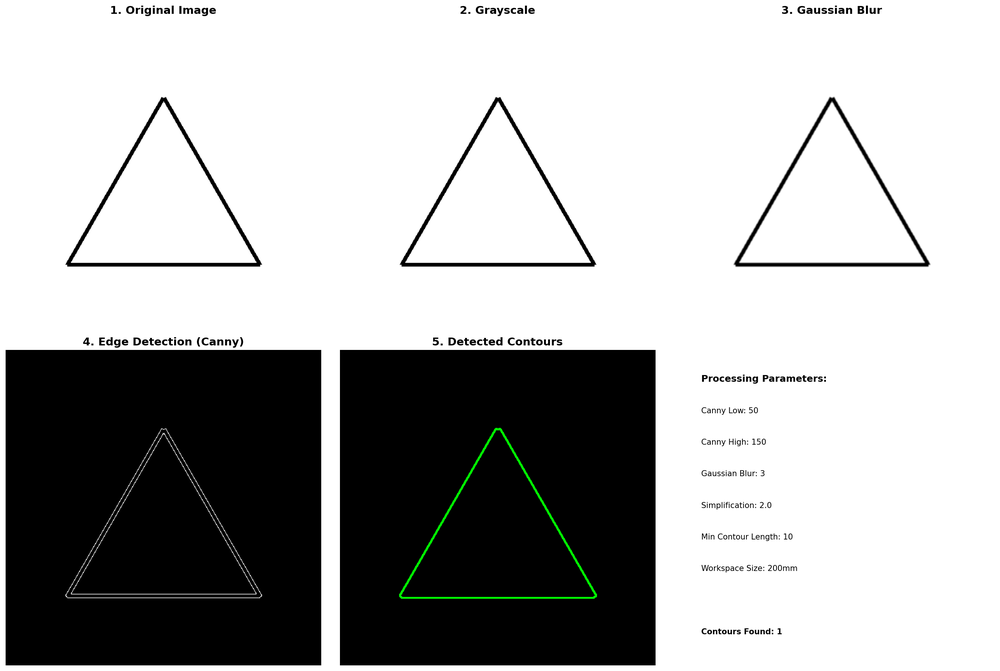
#> input picture lerobot-draws-main/outputs/triangle/processing.png, 1000 x 671 px, shrunk from 2671 x 1791 before the run
$ python run_image.py outputs/triangle/processing.png
#> lines starting #> are read from the running program, lines starting #| are printed output that depends on the picture; after the words box and inside, x2 and y2 are one past the last pixel; in counts of white or black regions, pixels touching at a corner belong together
### lerobot-draws-main/image_to_trajectory/api.py
"""
Drawing Pipeline Component for LeRobot SO-100

Clean, modular component that converts text prompts to robot drawing paths.
Perfect for integration with voice commands and collaborative art systems.

Usage:
    pipeline = DrawingPipeline()
    result = pipeline.prompt_to_robot_paths("draw a simple house")
    print(result.summary)
"""

import cv2
import numpy as np
import matplotlib.pyplot as plt
from typing import List, Optional, Dict, Any
import json
from dataclasses import dataclass, asdict
from pathlib import Path
import os
from PIL import Image
import io
import base64
from dotenv import load_dotenv

# Load environment variables
load_dotenv()

style_suffix = "A black-and-white minimalistic vector-style line drawing. Only clean, simple outlines, no shading, no color, no background. Style similar to icons or coloring book pages. High-contrast, on a plain white background, with bold black strokes"

@dataclass
class Point:
    """2D point coordinates"""
    x: float
    y: float

@dataclass
class DrawingPath:
    """Series of connected points for drawing"""
    points: List[Point]
    pen_down: bool = True

@dataclass
class PipelineConfig:
    """Configuration for the drawing pipeline"""
    # Image processing parameters
    canny_low: int = 50
    canny_high: int = 150
    gaussian_blur: int = 3
    simplification_tolerance: float = 2.0
    min_contour_length: int = 10

    # Robot workspace parameters
    workspace_size_mm: int = 200

    # SO-100 specific parameters
    paper_center_x: float = 200.0  # mm from robot base
    paper_center_y: float = 0.0    # mm from robot base
    paper_z: float = 100.0         # mm table height
    paper_width: float = 210.0     # A4 width
    paper_height: float = 297.0    # A4 height

    # Motion parameters
    travel_speed: float = 80.0     # mm/s
    draw_speed: float = 25.0       # mm/s
    pen_lift_height: float = 10.0  # mm

@dataclass
class RobotAction:
    """Single robot action in trajectory"""
    timestamp: float
    position: Dict[str, float]  # {'x': 0.2, 'y': 0.0, 'z': 0.1} in meters
    orientation: Dict[str, float]  # {'rx': 0.0, 'ry': 0.0, 'rz': 0.0} in radians
    pen_down: bool
    speed: float  # m/s
    action_type: str

@dataclass
class PipelineResult:
    """Complete result from the drawing pipeline"""
    success: bool
    prompt: str
    revised_prompt: Optional[str]
    drawing_paths: List[DrawingPath]
    robot_actions: List[RobotAction]
    stats: Dict[str, Any]
    error_message: Optional[str] = None

    # [9 lines left out: function summary, not called in this run]

class OpenAIImageGenerator:
    """Generate images optimized for robot drawing"""

    # [51 lines left out: functions __init__, generate, not called in this run]

class ImageToPathConverter:
    """Convert images to drawing paths"""

    def __init__(self, config: PipelineConfig):
        self.config = config
        # Store intermediate results for visualization
        self.last_image = None
        self.last_gray = None
        self.last_blurred = None
        self.last_edges = None
        self.last_contours = None

    def process_image(self, image: np.ndarray) -> List[DrawingPath]:
        """Convert image to drawing paths"""

        self.last_image = image.copy()

        # Step 1: Preprocess
        self.last_gray = cv2.cvtColor(image, cv2.COLOR_BGR2GRAY)
        self.last_blurred = cv2.GaussianBlur(self.last_gray, (self.config.gaussian_blur, self.config.gaussian_blur), 0)

        # Step 2: Edge detection
        self.last_edges = cv2.Canny(self.last_blurred, self.config.canny_low, self.config.canny_high)

        # Step 3: Find contours
        self.last_contours, _ = cv2.findContours(self.last_edges, cv2.RETR_EXTERNAL, cv2.CHAIN_APPROX_SIMPLE)

        # Step 4: Convert to drawing paths
        paths = []
        height, width = image.shape[:2]

        for contour in self.last_contours:
            if len(contour) < self.config.min_contour_length:
                continue

            # Simplify contour
            epsilon = self.config.simplification_tolerance
            simplified = cv2.approxPolyDP(contour, epsilon, closed=False)

            # Convert to scaled points
            points = []
            for point in simplified:
                x, y = point[0]
                # Scale to workspace and flip Y axis
                scaled_x = (x / width) * self.config.workspace_size_mm
                scaled_y = ((height - y) / height) * self.config.workspace_size_mm
                points.append(Point(scaled_x, scaled_y))

            if len(points) >= 2:
                paths.append(DrawingPath(points))

        return paths

    def visualize_processing_steps(self, save_path: str):
        """Create visualization of all processing steps"""
        if self.last_image is None:
            raise ValueError("No image processed yet")

        fig, axes = plt.subplots(2, 3, figsize=(18, 12))

        # Original image
        axes[0, 0].imshow(cv2.cvtColor(self.last_image, cv2.COLOR_BGR2RGB))
        axes[0, 0].set_title('1. Original Image', fontsize=14, fontweight='bold')
        axes[0, 0].axis('off')

        # Grayscale
        axes[0, 1].imshow(self.last_gray, cmap='gray')
        axes[0, 1].set_title('2. Grayscale', fontsize=14, fontweight='bold')
        axes[0, 1].axis('off')

        # Blurred
        axes[0, 2].imshow(self.last_blurred, cmap='gray')
        axes[0, 2].set_title('3. Gaussian Blur', fontsize=14, fontweight='bold')
        axes[0, 2].axis('off')

        # Edge detection
        axes[1, 0].imshow(self.last_edges, cmap='gray')
        axes[1, 0].set_title('4. Edge Detection (Canny)', fontsize=14, fontweight='bold')
        axes[1, 0].axis('off')

        # Contours
        contour_img = np.zeros_like(self.last_image)
        if self.last_contours:
            cv2.drawContours(contour_img, self.last_contours, -1, (0, 255, 0), 2)
        axes[1, 1].imshow(cv2.cvtColor(contour_img, cv2.COLOR_BGR2RGB))
        axes[1, 1].set_title('5. Detected Contours', fontsize=14, fontweight='bold')
        axes[1, 1].axis('off')

        # Processing info
        axes[1, 2].text(0.1, 0.9, 'Processing Parameters:', fontsize=12, fontweight='bold', transform=axes[1, 2].transAxes)
        axes[1, 2].text(0.1, 0.8, f'Canny Low: {self.config.canny_low}', fontsize=10, transform=axes[1, 2].transAxes)
        axes[1, 2].text(0.1, 0.7, f'Canny High: {self.config.canny_high}', fontsize=10, transform=axes[1, 2].transAxes)
        axes[1, 2].text(0.1, 0.6, f'Gaussian Blur: {self.config.gaussian_blur}', fontsize=10, transform=axes[1, 2].transAxes)
        axes[1, 2].text(0.1, 0.5, f'Simplification: {self.config.simplification_tolerance}', fontsize=10, transform=axes[1, 2].transAxes)
        axes[1, 2].text(0.1, 0.4, f'Min Contour Length: {self.config.min_contour_length}', fontsize=10, transform=axes[1, 2].transAxes)
        axes[1, 2].text(0.1, 0.3, f'Workspace Size: {self.config.workspace_size_mm}mm', fontsize=10, transform=axes[1, 2].transAxes)

        if self.last_contours:
            axes[1, 2].text(0.1, 0.1, f'Contours Found: {len(self.last_contours)}', fontsize=10, fontweight='bold', transform=axes[1, 2].transAxes)

        axes[1, 2].set_xlim(0, 1)
        axes[1, 2].set_ylim(0, 1)
        axes[1, 2].axis('off')

        plt.tight_layout()
        plt.savefig(save_path, dpi=150, bbox_inches='tight')
        plt.close()  # Close to free memory

class PathToRobotConverter:
    """Convert 2D drawing paths to 3D robot actions"""

    # [286 lines left out: functions __init__, paths_to_actions, visualize_robot_trajectory, not called in this run]


class DrawingPipeline:
    """Main pipeline: prompt → image → paths → robot actions"""

    # [217 lines left out: functions __init__, prompt_to_robot_paths, _calculate_stats, _save_outputs, _generate_simple_commands, quick_draw and 1 more, not called in this run]


# Example usage and testing
# [11 lines that do not run on import are left out]


### lerobot-draws-main/phospho_api/robot_control.py
#!/usr/bin/env python

"""
Script to move SO101 follower robot through drawing path points using PyRoki IK solver.

Example usage:
python draw_path.py \
    --robot_port /dev/tty.usbmodem58760431541 \
    --camera_index 0 \
    --drawing_file drawing_paths.json \
    --workspace_width 200 \
    --workspace_height 200 \
    --base_height 0.2 \
    --urdf_path /path/to/robot.urdf
"""

import json
import logging
import time
import argparse
import sys
import os
from typing import Dict, List, Tuple
import numpy as np
from typing import List, Dict

# --- Configuration ---
PI_IP: str = "127.0.0.1"
PI_PORT: int = 80

# CRITICAL TUNING PARAMETER: Time in seconds for the robot to move between each small step.
# Start with a larger value (like 0.5s) and decrease it slowly to find the sweet spot
# between speed and accuracy for your robot.
TIME_PER_STEP = 0.5

# This will be set by the analysis function
SCALE_FACTOR = 1.0

# --- Helper Functions (Mostly Unchanged) ---

# [20 lines left out: functions call_to_api, load_drawing_paths, not called in this run]

def analyze_and_scale_paths(paths: List[Dict]) -> float:
    """Analyze path data and suggest optimal scale factor."""
    if not paths: return 1.0

    all_x, all_y = [], []
    for path in paths:
        if 'points' in path:
            for point in path['points']:
                all_x.append(point['x'])
                all_y.append(point['y'])

    if not all_x or not all_y: return 1.0

    x_range = max(all_x) - min(all_x)
    y_range = max(all_y) - min(all_y)
    max_range = max(x_range, y_range)

    # Let's target a drawing size of 15cm for the largest dimension
    TARGET_DRAWING_SIZE_CM = 15.0

    suggested_scale = TARGET_DRAWING_SIZE_CM / max_range if max_range > 0 else 1.0
    print(f"Path data ranges (input units): X={x_range:.2f}, Y={y_range:.2f}")
    print(f"To make the drawing {TARGET_DRAWING_SIZE_CM}cm wide, the suggested scale factor is: {suggested_scale:.2f}")

    return suggested_scale

# --- CORE LOGIC (FIXED) ---

def convert_2d_to_robot_coords_FIXED(points: List[Dict], z_level_cm: float) -> List[Dict]:
    """
    CORRECT MAPPING: Convert 2D drawing coordinates to the robot's X-Y plane.
    """
    robot_coords = []

    for point in points:
        # Drawing X -> Robot Y (assuming robot's +Y is "forward")
        # Drawing Y -> Robot X (assuming robot's +X is "right")
        # NOTE: You may need to swap or negate these based on your Axis Probe Test!
        robot_point = {
            "x": point['x'] * SCALE_FACTOR,
            "y": point['y'] * SCALE_FACTOR,
            "z": z_level_cm,
            "rx": 0,  # Keep orientation fixed, pointing down
            "ry": 0,
            "rz": 0,
            "open": 0.5 # Gripper partially closed like a pen holder
        }
        robot_coords.append(robot_point)

    return robot_coords

# [60 lines left out: functions move_robot_along_path_FIXED, main, not called in this run]

# [2 lines that do not run on import are left out]

### lerobot-draws-main/run_image.py
"""Local image input for the original image converter and Phospho executor."""
import argparse
from dataclasses import asdict
import json
import math
from pathlib import Path

import cv2
import requests

from image_to_trajectory.api import ImageToPathConverter, PipelineConfig
from phospho_api import robot_control

ROOT = Path(__file__).resolve().parent


def verify_drawing_start_pose(port, pose, config):
    """Read-only check; never home, change calibration, or move the gripper."""
    for key in ('servos_offsets', 'servos_offsets_signs', 'servos_calibration_position'):
        if pose['calibration'].get(key) != config.get(key):
            raise RuntimeError('Calibration changed since the drawing start pose was saved.')
    response = requests.post(f'http://127.0.0.1:{port}/joints/read?robot_id=0',
                             json={'unit': 'rad', 'source': 'robot'}, timeout=5)
    response.raise_for_status()
    feedback = response.json()
    angles = feedback.get('angles', [])
    if (feedback.get('unit') != 'rad' or len(angles) != 6
            or any(v is None or not math.isfinite(v) for v in angles)):
        raise RuntimeError('Invalid real joint feedback; drawing was not started.')
    errors = [abs(math.degrees(angles[i] - pose['angles'][i])) for i in range(5)]
    if max(errors) > 3:
        raise RuntimeError(f'Arm is away from saved drawing start pose (joint errors {errors} degrees). '
                           'No automatic return or drawing motion was sent.')
    # Preserve the existing service reference frame. Reading must succeed before
    # any /move/absolute call, since that endpoint otherwise auto-initializes.
    response = requests.post(f'http://127.0.0.1:{port}/end-effector/read?robot_id=0',
                             json={'sync': True, 'only_gripper': False}, timeout=5)
    response.raise_for_status()
    reference = response.json()
    if any(reference.get(k) is None or not math.isfinite(reference[k]) for k in ('x', 'y', 'z')):
        raise RuntimeError('Phospho reference frame is unavailable; no motion was sent.')
    print('Saved drawing start pose verified; skipping /move/init. '
          'Existing Phospho XYZ reference frame is retained.', flush=True)


def main():
    parser = argparse.ArgumentParser(description=__doc__)
    parser.add_argument('image', type=Path)
    parser.add_argument('--port', type=int, default=80)
    parser.add_argument('--size-cm', type=float, default=10.0,
                        help='Longest drawing dimension in cm (default: 10)')
    parser.add_argument('--execute', action='store_true')
    parser.add_argument('--start-pose', type=Path, default=ROOT/'drawing_start_pose.json',
                        help='Saved drawing start posture; verified without automatic homing')
    args = parser.parse_args()
    if not 0 < args.size_cm <= 15:
        parser.error('--size-cm must be greater than 0 and at most 15')
    start_pose = json.loads(args.start_pose.read_text()) if args.start_pose.exists() else None
#> (reads lerobot-draws-main/drawing_start_pose.json from the repository)
    image = cv2.imread(str(args.image))
#> image is the input picture: shape (671, 1000, 3); mean B, G, R 175.9, 176.4, 175.9
    if image is None:
        parser.error(f'Cannot read image: {args.image}')
    output = ROOT / 'outputs' / args.image.stem
    output.mkdir(parents=True, exist_ok=True)
    converter = ImageToPathConverter(PipelineConfig())
    paths = [asdict(path) for path in converter.process_image(image)]
#> in process_image, `self.last_edges = cv2.Canny(self.last_blurred, self.config.canny_low, ..`:
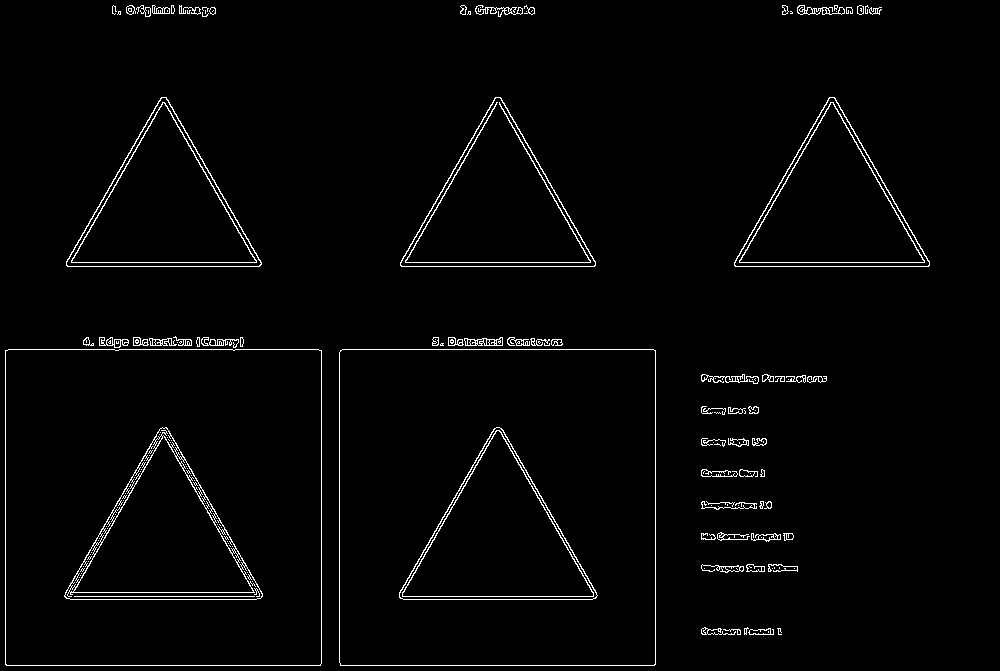
#> self.last_edges: shape (671, 1000); 2.1% white in thin lines or dots
#> in process_image, `self.last_contours, _ = cv2.findContours(self.last_edges, cv2.RETR_EXT..`: self.last_contours = 100 contours, 50 with area under 20; largest, box (x1, y1, x2, y2) and area: (339, 349, 656, 666) 99848, (5, 349, 322, 666) 99843, (400, 97, 596, 267) 17300, (734, 97, 930, 267) 17299, (66, 97, 262, 267) 17296
#> the loop in process_image, `for contour in self.last_contours:` made 100 passes
#> contour on passes 6, 7, 8, 9, 10, 18, 19, 20, 25, 30, 39, 40: [[794, 568]], [[772, 568]], [[704, 568]], [[779, 567], [779, 568]], [[774, 567], [774, 568]], [[738, 505]], [[711, 505]], [[727, 504], [727, 505]], [[704, 471], [703, 472], [703, 473], [703, 472]], [[713, 442]], [[809, 379]], [[788, 379]]
#> simplified on passes 14, 22, 26, 34: [[783, 533], [784, 540], [792, 539], [792, 533]], [[760, 501], [760, 508], [763, 501]], [[761, 469], [760, 476], [764, 476], [762, 469]], [[714, 412], [720, 413], [715, 412]]
#> after the loop in process_image, `for contour in self.last_contours:`: paths = 62 items
#> paths = 62 items
    if not paths:
        parser.error('No drawable contours found')
    drawing_file = output / 'drawing_paths.json'
    drawing_file.write_text(json.dumps({'paths': paths}, indent=2) + '\n')
    converter.visualize_processing_steps(str(output / 'processing.png'))
#> in visualize_processing_steps, `cv2.drawContours(contour_img, self.last_contours, -1, (0, 255, 0), 2)`:
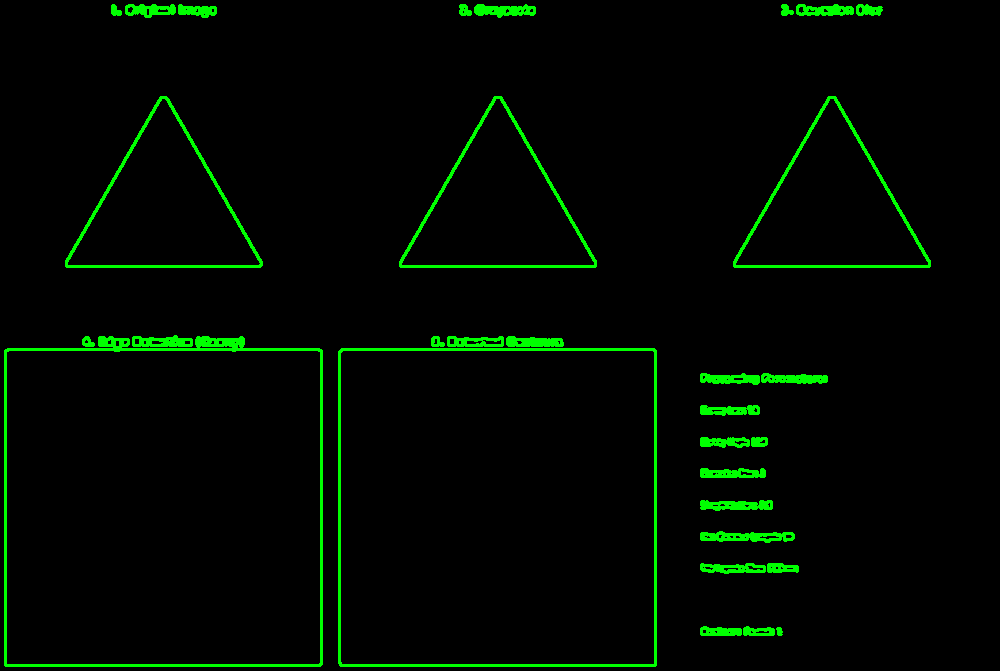
#> contour_img: shape (671, 1000, 3); mean of channels 0, 1, 2 0, 9, 0; drawn as B, G, R
#> in visualize_processing_steps, `plt.savefig(save_path, dpi=150, bbox_inches='tight')`:
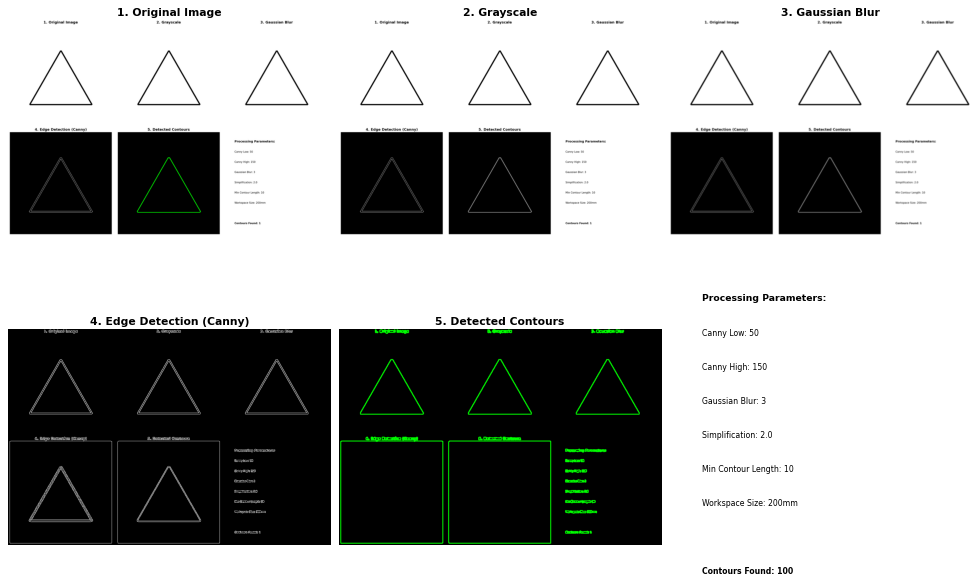
#> figure drawn by matplotlib, 5 panels
    robot_control.SCALE_FACTOR = robot_control.analyze_and_scale_paths(paths)
#> the loop in analyze_and_scale_paths, `for path in paths:` made 62 passes
#> after the loop in analyze_and_scale_paths, `for path in paths:`: all_x = 602 values, max 185.8 at index 443, min 1 at index 307, mean 114.5; all_y = 602 values, max 198.5 at index 480, min 1.79 at index 303, mean 102.5
#> in analyze_and_scale_paths, `x_range = max(all_x) - min(all_x)`: x_range = 184.8
#> in analyze_and_scale_paths, `y_range = max(all_y) - min(all_y)`: y_range = 196.7
#> in analyze_and_scale_paths, `suggested_scale = TARGET_DRAWING_SIZE_CM / max_range if max_range > 0 ..`: suggested_scale = 0.0762
#| Path data ranges (input units): X=184.80, Y=196.72
#| To make the drawing 15.0cm wide, the suggested scale factor is: 0.08
    robot_control.SCALE_FACTOR *= args.size_cm / 15.0
    print(f'Actual drawing size: {args.size_cm:g} cm on the longest dimension', flush=True)
    commands = ([{'action': 'verify_start_pose', 'file': str(args.start_pose.resolve()),
                  'motion_sent': False, 'data': {}}] if start_pose else
                [{'endpoint': 'init', 'data': {}}])
    for path in paths:
        coordinates = robot_control.convert_2d_to_robot_coords_FIXED(
            path['points'], 2.0 if path['pen_down'] else 5.0)
        commands.append({'endpoint': 'absolute', 'data': {**coordinates[0], 'z': 5.0}})
        commands.extend({'endpoint': 'absolute', 'data': point} for point in coordinates)
#> this loop made 62 passes
#> after the loop, commands = 665 items
    commands.append({'endpoint': 'absolute', 'data': {'x': 0, 'y': 0, 'z': 10, 'rz': 0}})
    (output / 'http_commands.json').write_text(json.dumps(commands, indent=2) + '\n')
    print(f'{len(paths)} paths, {sum(len(p["points"]) for p in paths)} points; output: {output}', flush=True)
#| 62 paths, 602 points; output: lerobot-draws-main/outputs/processing
    if not args.execute:
        print('Preview only; no motion requests sent.')
        return
    robot_control.PI_PORT = args.port
    config_response = requests.post(
        f'http://127.0.0.1:{args.port}/robot/config?robot_id=0', timeout=10)
    config_response.raise_for_status()
    config = config_response.json().get('config')
    if config is None:
        parser.error('Phospho robot calibration is missing. Calibrate in the dashboard before execution; no motion requests sent.')
    # The upstream file forgot to import requests. Inject the checked transport
    # without changing its coordinate mapping, heights, gripper, or timings.
    def checked_request(endpoint, data=None):
        response = requests.post(f'http://127.0.0.1:{args.port}/move/{endpoint}',
                                 json={} if data is None else data, timeout=30)
        response.raise_for_status()
        result = response.json()
        (output / 'last_response.json').write_text(json.dumps(result, indent=2))
        if isinstance(result, dict) and result.get('status') == 'error':
            raise RuntimeError(f'Phospho rejected {endpoint}: {result}')
        return result
    robot_control.call_to_api = checked_request
    if start_pose:
        verify_drawing_start_pose(args.port, start_pose, config)
    else:
        if args.start_pose != ROOT/'drawing_start_pose.json':
            parser.error(f'Start pose file not found: {args.start_pose}; no motion requests sent.')
        checked_request('init')
    robot_control.time.sleep(3)
    for path in paths:
        robot_control.move_robot_along_path_FIXED(path)
    checked_request('absolute', {'x': 0, 'y': 0, 'z': 10, 'rz': 0})
    print('Original Phospho command sequence completed.')


if __name__ == '__main__':
    main()
